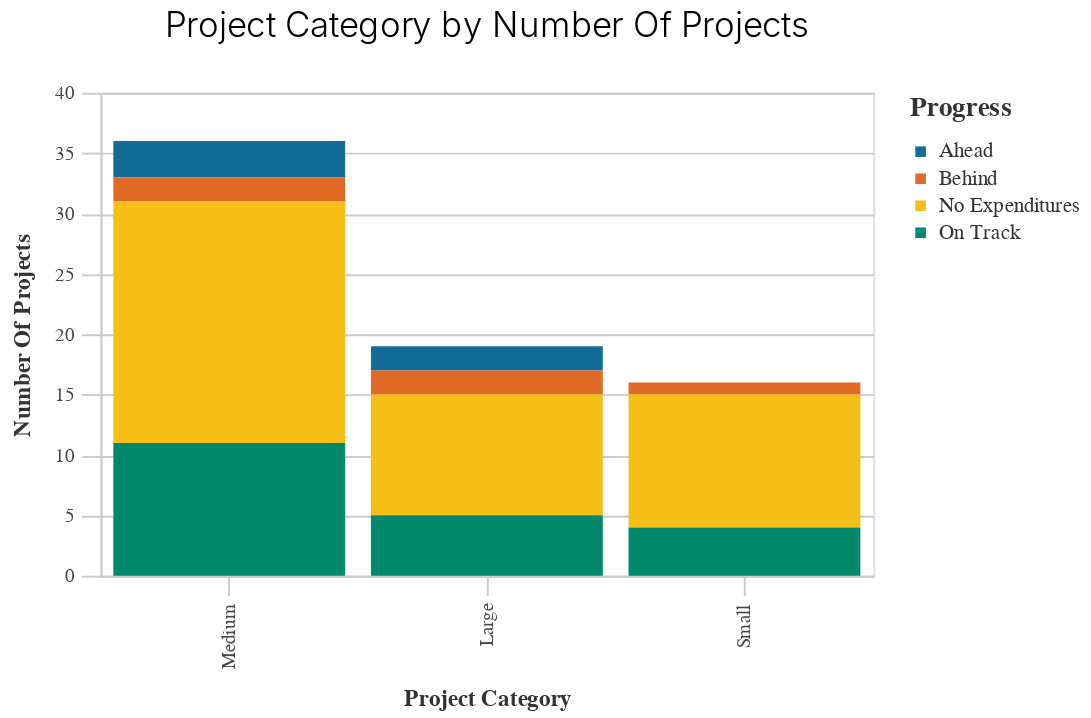

The notebook cell this image was saved under:
### Code cell
chart_project_size2 = TIRCP_functions.basic_bar_chart(df2, 'Project_Category','Number_of_Projects', 'Progress') 
chart_project_size2

### Figure 1 — Vega-Lite specification as saved in the notebook (floating-point values rounded to 4 significant figures)
{"config": {"view": {"continuousWidth": 400, "continuousHeight": 300}, "axis": {"domainColor": "#cbcbcb", "grid": true, "gridColor": "#cbcbcb", "gridWidth": 1, "labelColor": "#474747", "labelFont": "Nunito Sans", "labelFontSize": 10, "labelPadding": 4, "tickColor": "#cbcbcb", "tickSize": 10, "titleColor": "#333", "titleFont": "Raleway", "titleFontSize": 12, "titlePadding": 10}, "axisBand": {"grid": false}, "background": "white", "font": "Raleway", "header": {"labelFont": "Nunito Sans", "titleFont": "Raleway"}, "legend": {"labelColor": "#333", "labelFont": "Nunito Sans", "labelFontSize": 11, "labelLimit": 0, "padding": 1, "symbolSize": 30, "symbolType": "square", "titleColor": "#333", "titleFont": "Raleway", "titleFontSize": 14, "titlePadding": 10}, "title": {"anchor": "middle", "font": "Raleway", "fontSize": 18, "fontWeight": 300, "offset": 20}}, "data": {"name": "data-742bbd860206d7bb0c7577e5f523373c"}, "mark": "bar", "encoding": {"color": {"field": "Progress", "legend": {"title": "Progress"}, "scale": {"range": ["#136C97", "#E16B26", "#F6BF16", "#00896B", "#7790A3", "#5B559C"]}, "type": "nominal"}, "x": {"field": "Project_Category", "sort": "-y", "title": "Project Category", "type": "nominal"}, "y": {"field": "Number_of_Projects", "title": "Number Of Projects", "type": "quantitative"}}, "height": 250, "title": "Project Category by Number Of Projects", "width": 400, "$schema": "https://vega.github.io/schema/vega-lite/v4.17.0.json", "datasets": {"data-742bbd860206d7bb0c7577e5f523373c": [{"Project_Category": "Small", "Progress": "Behind", "Number_of_Projects": 1, "Sum_of_TIRCP": 1675000.0, "Percentage": 1.0}, {"Project_Category": "Small", "Progress": "No Expenditures", "Number_of_Projects": 11, "Sum_of_TIRCP": 49640000.0, "Percentage": 15.0}, {"Project_Category": "Small", "Progress": "On Track", "Number_of_Projects": 4, "Sum_of_TIRCP": 15300000.0, "Percentage": 5.0}, {"Project_Category": "Medium", "Progress": "Ahead", "Number_of_Projects": 3, "Sum_of_TIRCP": 79620000.0, "Percentage": 4.0}, {"Project_Category": "Medium", "Progress": "Behind", "Number_of_Projects": 2, "Sum_of_TIRCP": 20000000.0, "Percentage": 3.0}, {"Project_Category": "Medium", "Progress": "No Expenditures", "Number_of_Projects": 20, "Sum_of_TIRCP": 405000000.0, "Percentage": 27.0}, {"Project_Category": "Medium", "Progress": "On Track", "Number_of_Projects": 11, "Sum_of_TIRCP": 210600000.0, "Percentage": 15.0}, {"Project_Category": "Large", "Progress": "Ahead", "Number_of_Projects": 2, "Sum_of_TIRCP": 580800000.0, "Percentage": 3.0}, {"Project_Category": "Large", "Progress": "Behind", "Number_of_Projects": 2, "Sum_of_TIRCP": 469200000.0, "Percentage": 3.0}, {"Project_Category": "Large", "Progress": "No Expenditures", "Number_of_Projects": 10, "Sum_of_TIRCP": 2635000000.0, "Percentage": 14.0}, {"Project_Category": "Large", "Progress": "On Track", "Number_of_Projects": 5, "Sum_of_TIRCP": 1298000000.0, "Percentage": 7.0}]}}
